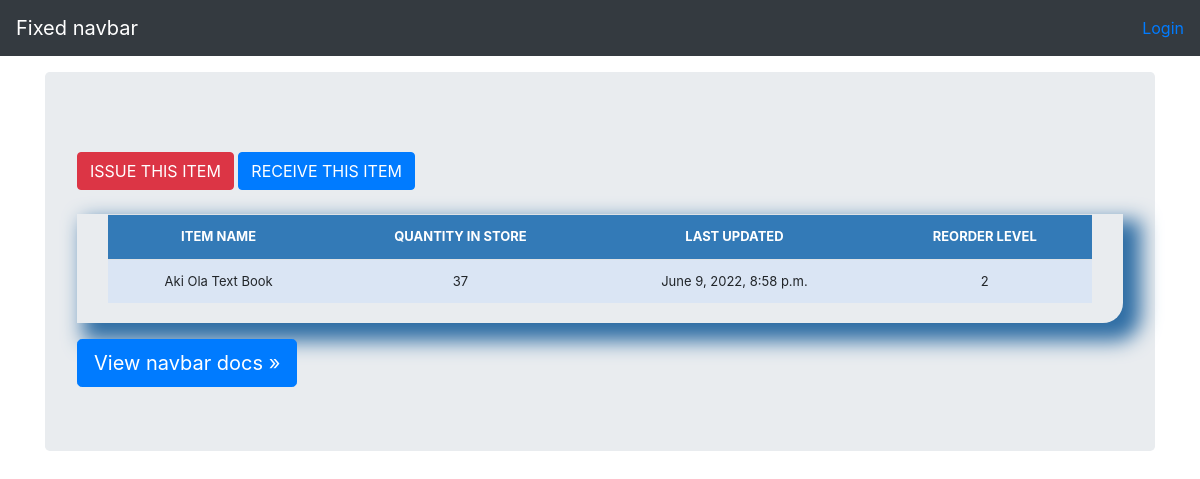
The page /stock_detail/9/ on the database its author committed.
### stockManagementSystem/models.py (models this page shows, shortened)
class Stock(models.Model):
    category = models.CharField(max_length=50, blank=True, null=True)
    item_name = models.CharField(max_length=50, blank=True, null=True)
    quantity = models.IntegerField(default='0', blank=True, null=True)
    receive_quantity = models.IntegerField(default='0', blank=True, null=True)
    receive_by = models.CharField(max_length=50, blank=True, null=True)
    issue_quantity = models.IntegerField(default='0', blank=True, null=True)
    issue_by = models.CharField(max_length=50, blank=True, null=True)
    issue_to = models.CharField(max_length=50, blank=True, null=True)
    phone_number = models.CharField(max_length=50, blank=True, null=True)
    created_by = models.CharField(max_length=50, blank=True, null=True)
    reorder_level = models.IntegerField(default='0', blank=True, null=True)
    last_updated = models.DateTimeField(auto_now_add=False, auto_now=True)
    timestamp = models.DateTimeField(auto_now_add=True, auto_now=False)
    date = models.DateTimeField(auto_now_add=False, auto_now=False)
    export_to_CSV = models.BooleanField(default=False)

### stockManagementSystem/views.py (the view)
# urls.py: path('stock_detail/<str:pk>/', views.stock_detail, name="stock_detail"),
def stock_detail(request, pk):
    queryset = Stock.objects.get(id=pk)
    context = {
        "queryset": queryset,
    }
    return render(request, "stock_detail.html", context)

### stockManagementSystem/templates/stock_detail.html (shortened to what this page needs)
{% load static %}
{% load crispy_forms_tags %}
<!doctype html>
<html lang="en">
  <head>
<link rel="stylesheet" href="{% static 'css/stylesheet.css'%}">
<link rel="stylesheet" href="{% static 'css/bootstrap.min.css'%}">
    <link href="navbar-top-fixed.css" rel="stylesheet">
	<link rel="stylesheet" href="{% static 'css/navbar-top-fixed.css'%}">
  </head>
  <body>
	{% include 'navbar.html' %}
<main role="main" class="container">
  <div class="jumbotron">
    <p class="lead">
        <div>
            <a href="{% url 'issue_items' queryset.id %}"><div class='btn btn-danger'>ISSUE THIS ITEM</div></a>
            <a href="{% url 'receive_items' queryset.id %}"><div class='btn btn-primary'>RECEIVE THIS ITEM</div></a>
                <br><br>
            <div class="display_table">
                <table class='table'>
                        <tr>
                            <th>ITEM NAME</th>
                            <th>QUANTITY IN STORE</th>
                            <th>LAST UPDATED</th>
                            <th>REORDER LEVEL</th>
                        </tr>
                        <tr>
                            <td>{{queryset.item_name}}</td>
                            <td>{{queryset.quantity}}</td>
                            <td>{{queryset.last_updated}}</td>
                            <td>{{queryset.reorder_level}}</td>
                        </tr>
                </table>
            </div>
		</div>
    </p>
    <a class="btn btn-lg btn-primary" href="/docs/4.4/components/navbar/" role="button">View navbar docs &raquo;</a>
  </div>
</main>
      </body>
</html>

### static/css/stylesheet.css (style rules this page uses)
body { background-color: #34eb6b; }

### static/css/navbar-top-fixed.css (style rules this page uses)
body { min-height: 75rem; padding-top: 4.5rem; }

### stockManagementSystem/templates/stock_detail.html (style rules this page uses)
.table { font-size: 13px; text-align: center; width: 95%; margin: auto; text-align: center; }
.table tr:nth-child(odd) { background: #B8CAE4 }
.table tr:nth-child(even) { background: #dae5f4 }
th { background-color: #337ab7; color: white; }
.display_table { border-bottom-right-radius: 20px; padding-left: 5px; padding-right: 5px; padding-bottom: 20px; box-shadow: 12px 12px 20px 6px #2e6da4; }

### rows shown on the page
Stock: item_name "Aki Ola Text Book", quantity "37", last_updated "June 9, 2022, 8:58 p.m.", reorder_level "2"
